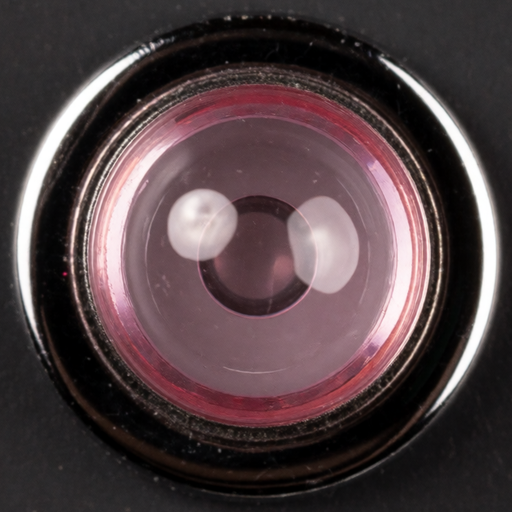
#> input picture resources/leds/off.png, 512 x 512 px; its folder holds 4 pictures in this run
$ python embed_led_images.py
#> lines starting #> are read from the running program, lines starting #| are printed output that depends on the picture
#!/usr/bin/env python3
# SPDX-License-Identifier: MIT
# Copyright (c) 2026 singularity098
"""Regenerates src/ui/LedImages.cpp from resources/leds/.

The LEDs on pedal faces are photos (made with Krea-2), in layers:
  off.png    the unlit LED in its chrome bezel, the bezel's circle 0.963 of the image's half-width, the lens 0.672
  lens.png   the lens lit from within, on black, the lit circle 0.955 of the half-width
  bloom.png  the light's halo, on black, its bright core 0.264 of the half-width
  glass.png  the dome's reflections, on black, the dome 0.94 of the half-width
The UI draws the off LED, and while it's lit adds the lens, the bloom and the glass over it.

The photos are hot pink, and an LED can be any colour, so each layer is split into a neutral part and a colour part:
for a pixel, the neutral part is its smallest channel and the colour part what's left over (its largest channel minus
its smallest). Both are embedded as greys; the UI draws the neutral part as is and adds the colour part tinted with
the LED's colour, which turns the pink into that colour while keeping the white-hot centre and the chrome.
Each is cropped so its circle is at a fixed place (the UI's constants in drawFaceLed() rely on them):
  off      the bezel fills the image, the lens is kLensFraction (0.70) of it
  lens     the lit circle fills 0.9 of the image
  bloom    the core is 0.25 of the image, blurred (its lens-flare ring read as a hoop), fading out before the edges
  glass    the dome fills the image

Needs Pillow and NumPy. Run from the repository root after changing the images: python3 tools/embed_led_images.py
"""
import io
import pathlib

import numpy as np
from PIL import Image, ImageFilter

ROOT = pathlib.Path(__file__).resolve().parent.parent
SOURCE = ROOT / "resources" / "leds"
OUT = ROOT / "src" / "ui" / "LedImages.cpp"
SIZE = 128  # face LEDs are at most ~20 logical px across (the bloom ~4x that), so this covers 2x scaling


def load(name, circle, target, blur=0.0):
    """The image, cropped around its centre so that `circle` (a fraction of its half-width) lands at `target`"""
#> called with name = 'off.png', circle = 0.963, target = 1, blur = 0
    img = Image.open(SOURCE / name).convert("RGB")
#> img is the input picture: PIL image 512x512 RGB; mean R, G, B 81, 65.2, 67.8
    half = img.width / 2 * circle / target
#> half = 246.5
    c = img.width / 2
#> c = 256
    box = (round(c - half), round(c - half), round(c + half), round(c + half))
#> box = (9, 9, 503, 503)
    img = img.crop(box).resize((SIZE, SIZE), Image.LANCZOS)
#> img: PIL image 128x128 RGB
    if blur > 0.0:
        img = img.filter(ImageFilter.GaussianBlur(blur))
    return np.asarray(img).astype(np.float64)


def radius():
    """Each pixel's distance from the centre, as a fraction of the half-width"""
    c = (SIZE - 1) / 2
    y, x = np.mgrid[0:SIZE, 0:SIZE]
    return np.hypot(x - c, y - c) / (SIZE / 2)


def split(rgb):
    """The neutral part (smallest channel) and the colour part (largest minus smallest)"""
    lo = rgb.min(axis=2)
    return lo, rgb.max(axis=2) - lo


r = radius()
disc = np.clip((1.0 - r) * SIZE / 2 - 0.5, 0.0, 1.0)  # antialiased disc filling the image

off_neutral, off_colour = split(load("off.png", 0.963, 1.0))
lens_neutral, lens_colour = split(load("lens.png", 0.955, 0.9))
#> call 2 of load, with name = 'lens.png', circle = 0.955, target = 0.9, blur = 0
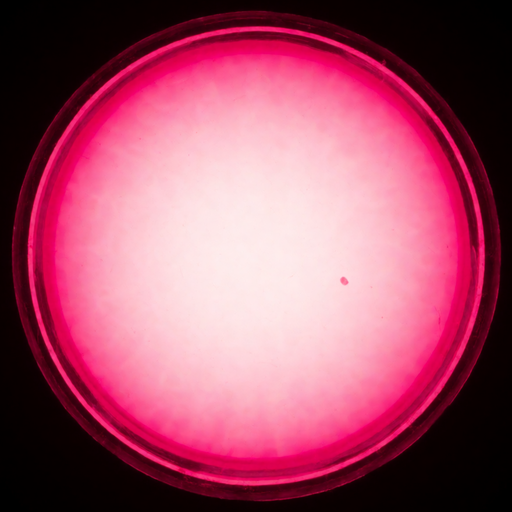
#> input picture resources/leds/lens.png, 512 x 512 px
#> in load, img is the input picture: PIL image 512x512 RGB; mean R, G, B 161.1, 79.5, 104.3
#> in load (call 2), `img = img.crop(box).resize((SIZE, SIZE), Image.LANCZOS)`:
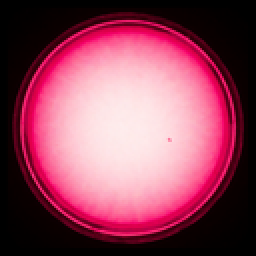
#> img: PIL image 128x128 RGB (shown 2 times larger); mean R, G, B 142.8, 70.5, 92.4
#> in split (call 2), `lo = rgb.min(axis=2)`:
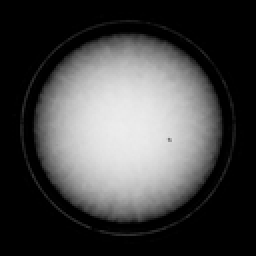
#> lo: shape (128, 128) float64 (shown 2 times larger); min 0, max 237, mean 70.5
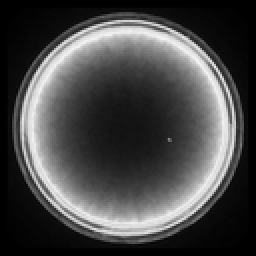
#> lens_colour: shape (128, 128) float64 (shown 2 times larger); min 0, max 247, mean 72.3
bloom = load("bloom.png", 0.264, 0.25, 4.0) * np.clip((1.0 - r) / 0.3, 0.0, 1.0)[..., None] ** 2
#> call 3 of load, with name = 'bloom.png', circle = 0.264, target = 0.25, blur = 4
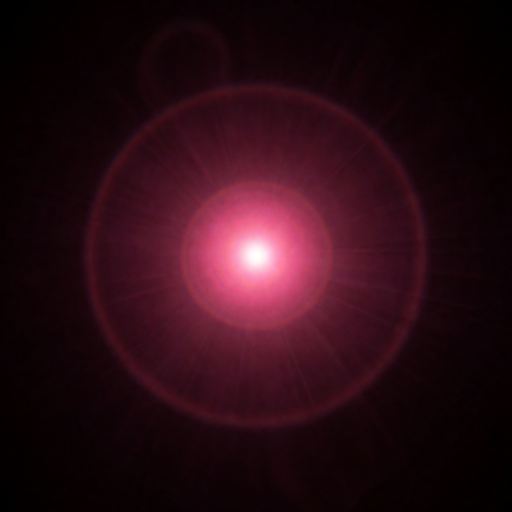
#> input picture resources/leds/bloom.png, 512 x 512 px
#> in load, img is the input picture: PIL image 512x512 RGB; mean R, G, B 41.9, 12.2, 20.5
bloom_neutral, bloom_colour = split(bloom)
glass = load("glass.png", 0.94, 1.0).max(axis=2) * disc
#> call 4 of load, with name = 'glass.png', circle = 0.94, target = 1, blur = 0
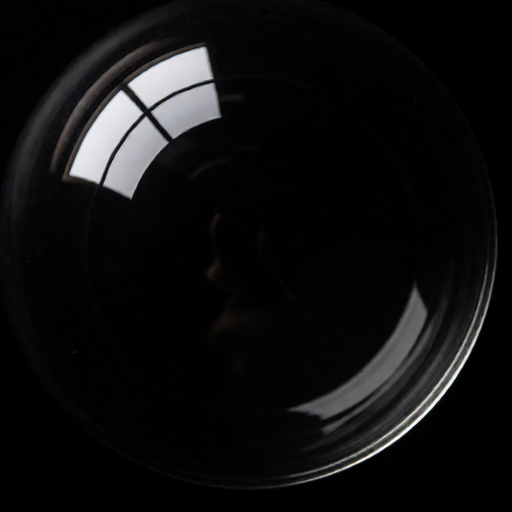
#> input picture resources/leds/glass.png, 512 x 512 px
#> in load, img is the input picture: PIL image 512x512 RGB; mean R, G, B 15.5, 15.4, 15.7
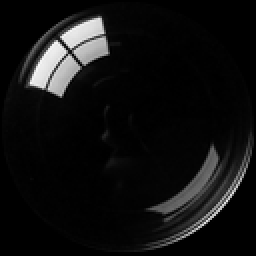
#> glass: shape (128, 128) float64 (shown 2 times larger); min 0, max 250, mean 16.7

layers = [
    # name, function, pixels, mode
    ("kOffPng", "ledOffImage", np.dstack([off_neutral, disc * 255]), "LA"),
    ("kOffColourPng", "ledOffColourImage", off_colour * disc, "L"),
    ("kLensPng", "ledLensImage", lens_neutral, "L"),
    ("kLensColourPng", "ledLensColourImage", lens_colour, "L"),
    ("kBloomPng", "ledBloomImage", bloom_neutral, "L"),
    ("kBloomColourPng", "ledBloomColourImage", bloom_colour, "L"),
    ("kGlassPng", "ledGlassImage", glass, "L"),
]

lines = [
    "// SPDX-License-Identifier: MIT",
    "// Copyright (c) 2026 singularity098",
    "",
    "// Generated by tools/embed_led_images.py from resources/leds/ - do not edit by hand.",
    "",
    '#include "LedImages.hpp"',
    "",
    "namespace xythos {",
    "",
    "namespace {",
    "",
]
for name, _, pixels, mode in layers:
    buf = io.BytesIO()
    Image.fromarray(np.round(np.clip(pixels, 0, 255)).astype(np.uint8), mode).save(buf, "PNG", optimize=True)
    data = buf.getvalue()
    lines.append("const unsigned char %s[] = {" % name)
    for i in range(0, len(data), 20):
        lines.append("    " + ", ".join(str(b) for b in data[i:i + 20]) + ",")
    lines += ["};", ""]
    print("%s: %dx%d %s, %d bytes" % (name, SIZE, SIZE, mode, len(data)))
#> this loop made 7 passes
#> (name, mode) on passes 1 to 7: ('kOffPng', 'LA'), ('kOffColourPng', 'L'), ('kLensPng', 'L'), ('kLensColourPng', 'L'), ('kBloomPng', 'L'), ('kBloomColourPng', 'L'), ('kGlassPng', 'L')
#| kOffPng: 128x128 LA, 14363 bytes
#| kOffColourPng: 128x128 L, 6704 bytes
#| kLensPng: 128x128 L, 5757 bytes
#| kLensColourPng: 128x128 L, 8886 bytes
#| kBloomPng: 128x128 L, 2390 bytes
#| kBloomColourPng: 128x128 L, 3388 bytes
#| kGlassPng: 128x128 L, 6144 bytes
#> after the loop, lines = 2418 items

lines += ["} // namespace", ""]
for name, function, _, _ in layers:
    lines += ["BuiltinImage %s() { return { %s, sizeof(%s) }; }" % (function, name, name), ""]
#> this loop made 7 passes
#> after the loop, lines = 2434 items
lines += ["} // namespace xythos", ""]
OUT.write_text("\n".join(lines))
